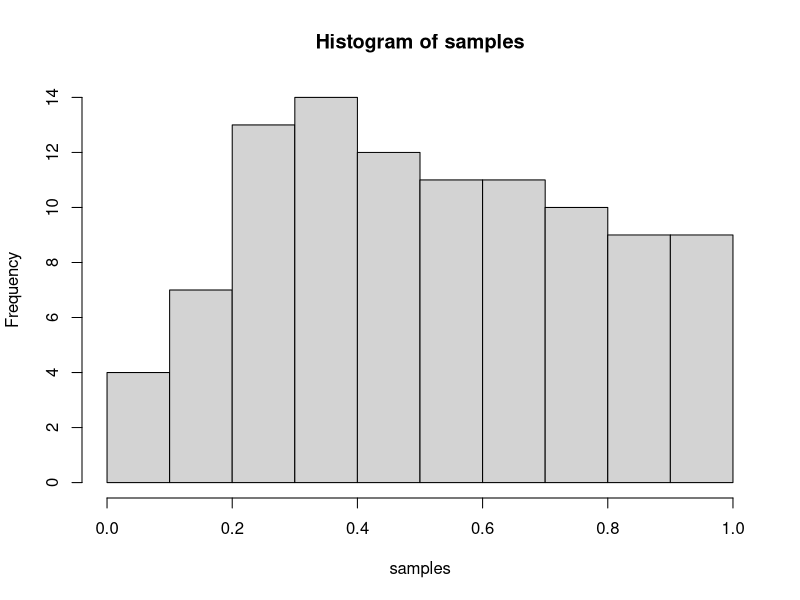

Source code (R): (Note: this script raises an error after producing the figure.)
###part a###
##this function generates a gaussian mixture model.
#Input: N, the number of RVs desired; a set of parameters for each normal, in the form c(p1,p2,mu1,mu2,var1,var2)
#Output: A vector of Xi's

params <- c(0, 3, 1, 4,.7)

GMM <- function(N = 100, params = c(0, 3, 1, 4,.7)) {
  #generate 100 uniform RVs to represent test for normal 1 or normal 2
  set.seed(100)
  X <- as.vector(runif(N))
  
  #now apply the condition if uniform < p1, we assign normal 1, if greater assign normal 2
  set.seed(100)
  sapply(X, FUN = function(x) {if (x < params[5]) rnorm(1, mean = params[1], sd = sqrt(params[3])) else rnorm(1, mean = params[2], sd = sqrt(params[4]))})
  
  return(X)
}

samples <- GMM(100, params)

histsamples <- hist(samples, breaks = 10)

###part b, ii: steepest ascent algorithm###
#this finds the mle estimator for a given function

##test function for f(x1,x2) = -(10-x1)^2 - (5-x2)^2
##initialize the function
#Input: x is a vector of param x1 and x2
#Output: single value y
testfunction <- function(x) {
  y <- -(10-x[1])^2 - (5 - x[2])^2
  return(y)
}

##function to calculate the gradient
#Input: x is a vector of params x1 and x2
#Output: a vector of two values representing the partial for x1 and x2

gradient <- function(x) {
  df.dx1 <- (20 - 2*x[1])
  df.dx2 <- (10 - 2*x[2])
  grad <- c(df.dx1,df.dx2)
  return(grad)
}

##function to calculate the norm of the gradient
#Input: a gradient vector
#Output: single numeric value
norm <- function(grad) {
  gradnorm = sqrt(sum(grad^2))
  return(gradnorm)
}

##steepest ascent algorithm for test function
##inputs:
#starts <- start values for all params, as a vector
#target <- some sufficiently small value
#step <- how far each step moves
##output: a path for x1/x2 to maximizers, last value is the max

testascent <- function(starts = c(0,0), target = .01, step = .1) {
  #initializing
  x.new <- starts
  grad.new <- gradient(x.new)
  path <- matrix(0,1,2)
  gradients <- matrix(0,1,2)
  
  #loop will continue testing norm of gradient until it is smaller than the target
  while (norm(grad.new) > target) {
    
    #test to make sure gradient is continuing to get smaller, if not, we decrease step
    if (grad.new[1] %in% gradients[,1] && grad.new[2] %in% gradients[,2]) {
      step <- step/2
    }
    
    path <- rbind(path, x.new)  #add new x to previous path
    
    #make room for new x/gradient of new x, and store old gradients in matrix of past values
    x.old <- x.new 
    grad.old <- grad.new 
    gradients <- rbind(gradients,grad.old)
    
    #calculate the direction of the new x
    dir <- grad.old/norm(grad.old)
    
    #get new x and gradient
    x.new <- x.old + dir*step
    grad.new <- gradient(x.new)
  }

  return(rbind(path,x.new))
}

test <- testascent()

##steepest ascent for two component gmm
##gmm of two normal RVs: N(mu1,var1) w/ prob of p1 & N(mu2,var2) w/ prob p2

##log likelihood function
#params to optimize: mu1, mu2, var1, var2, p1, p2
#because p1 + p2 = 1, we define p1 = p, p2 = 1 - p
#Input: Vector of params in form (mu1,mu2,var1,var2,p); vector of Xi's
#loglikelihood estimate L(theta)

loglike <- function(params, samples = samples) {
  #(this is not necessary, it is just so I don't get confused)
  mu1 <- params[1]
  mu2 <- params[2]
  var1 <- params[3]
  var2 <- params[4]
  P1 <- params[5]
  P2 <- 1-P1
  
  #define the log-likelihood function without the summation
  loglike.fxn <- function(x) {
    Y <- log( P1*( (sqrt(2*pi*var1))^(-1) * exp( -(x-mu1)^(2) * (2*var1)^(-1)) ) + P2*( (sqrt(2*pi*var2))^(-1) * exp( -(x-mu2)^(2) * (2*var2)^(-1)) ) )
    return(Y)
  }
  
  #apply the new function for all the Xi's
  L.theta <- sum(sapply(samples, FUN = loglike.fxn))
  
  #return the sum (aka L(theta))
  return(L.theta)
}

##function to calculate the gradient
#samples is a vector of 100 x's calculated using GMM fxn
#params is a vector of 5 initial values
#df.dx represents derivative w/ respect to x
#the partial derivative fxns are compiled to make things go faster

#Partial derivative finding function
#inputs: single x value
#output: vector of partials df.mu1, df.mu2, df.var1, df.var2, df.P

#loading the compiler package to hopefully make this run faster
library(compiler)

#numerator-finding fxns
mu.numerator <- function(P,mu,var,x) { 
    numerator <- P*( ((2*pi*var)^-.5) * exp(-(x-mu)^2/(2*var)) * 2*(x-mu))
    return (numerator)
  }




var.numerator <- function(P,mu,var, x) { 
    numerator <- P/(sqrt(2*pi)*var^4)*exp(-(x-mu)^2/(2*var))*(var^2.5*(-x+mu)-.5*var^2.5 +.5*var^1.5*(x-mu)^2)
    return(numerator)
  }


p.numerator <- function(mu,var,x) {
    numerator <- (2*pi*var)^(-.5)*exp(-(x-mu)^2 * (2*var)^(-1))
    return(numerator)
  }

partializer <- function(x=1,params = c(0,3,1,4,.7)) {
  #initialize the params
  mu1 <- params[1]
  mu2 <- params[2]
  var1 <- params[3]
  var2 <- params[4]
  P1 <- params[5]
  P2 <- 1-P1
  #denominator for all partials
  R <- (P1*(1/sqrt(2*pi*var1))*exp((-(x-mu1)^2)/(2*var1)) + (1-P1)*(1/sqrt(2*pi*var2))*exp((-(x-mu2)^2)/(2*var2)))
  
  #calculate all the partials
  df.dmu1 <- mu.numerator(P1,mu1,var1,x)/R
  df.dmu2 <- mu.numerator(P2,mu2,var2,x)/R
  df.dvar1 <- var.numerator(P1,mu1,var1,x)/R
  df.dvar2 <- var.numerator(P2,mu2,var2,x)/R
  df.dp <- (p.numerator(mu1,var1,x)/R - p.numerator(mu2,var2,x)/R)
  grad <- c(df.dmu1,df.dmu2, df.dvar1,df.dvar2,df.dp)
  return(grad)  
}

gradient <- function(x.new = c(0,3,1,4,.3), X = samples) {
  #put the params in the right spots
  
  #find the partials for all Xi's
  grad <-vapply(X, FUN = partializer, params = x.new, c(mu1=0, mu2=0, var1=0, var2=0, P=0))
  
  #sum the partials for each parameter
  grad.sums <- apply(grad, 1, sum)
  
  #return vector of the partials for each parameter
  return(grad.sums)
}


#test to make sure it works
gradparams1 <- c(0, 3, 1, 4,.3)
testgrad3 <- gradient(gradparams1,samples)


c(0, 3, 1, 4,.3)
gradparams2 <- c(0,1,3,4,.7)
testgrad4 <- gradient(gradparams2,samples)

##function to calculate the norm of the gradient
norm <- function(grad) {
  gradnorm = sqrt(sum(grad^2))
  return(gradnorm)
}

#making sure it works
testnorm <- norm(testgrad)

##steepest ascent algorithm for test function
##inputs:
#starts <- start values for all params, as a vector
#target <- some sufficiently small value
#step <- how far each step moves

##output: a path for x1/x2 to maximizers
samples <- GMM(100, params)

ascent <- function(starts = c(-.5,2,.01,3,.4), target = .01, step = .1) {
  #initializing
  params.new <- starts
  grad.new <- gradient(params.new, samples)
  path <- matrix(0,1,5)
  norms <- matrix(0,1,1)
  count <- 0
  grad.old <- 0
  
  #loop will continue testing norm of gradient until it is smaller than the target
  while (abs(norm(grad.new) - norm(grad.old)) > target) {
    
    #test to make sure gradient is continuing to get smaller, if not, we decrease step
    #if (norm(grad.new) %in% norms) {
     # step <- step/10
    #}
    
    path <- rbind(path, params.new)  #add new x to previous path
    
    #make room for new x/gradient of new x, and store old gradients in matrix of past values
    params.old <- params.new 
    grad.old <- grad.new 
    norms <- rbind(norms,norm(grad.old))
    
    #calculate the direction of the new x
    dir <- grad.old/norm(grad.old)
    
    #get new x and gradient
    params.new <- params.old + dir*step
    #x.new[5] <- ifelse(abs(x.new[5]) >= 1, abs(x.new[5]/10), abs(x.new[5]))
    
    #count <- count + 1
    #if(count > 10000) {break}
    grad.new <- gradient(params.new, samples)
  }
  return(path)
}

#compile all the functions
cmpfun(loglike)
cmpfun(mu.numerator)
cmpfun(var.numerator)
cmpfun(p.numerator)
cmpfun(partializer)
cmpfun(gradient)
cmpfun(norm)
cmpfun(ascent)

samples <- GMM(1000, params)

testascent <- ascent(starts = c(-.1,2.8,.8,3.8,.5), target = .001, step = .005)


#let's see how we did
logs <- NULL

for(i in 2:length(testascent[,1])) {
  log <- loglike(testascent[i,],samples) 
  logs <- c(logs,log) 
}

plot(logs)
tail(testascent)

mean(samples[1:70])
mean(samples[30:100])
sd(samples[1:70])
sd(samples[30:100])
